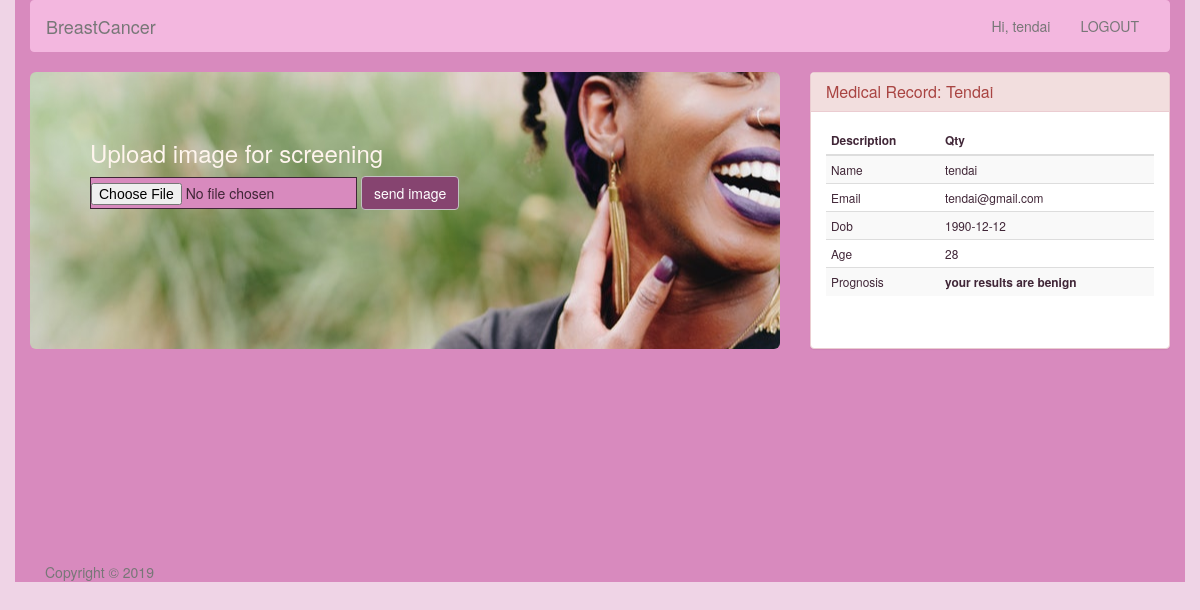
/dashboard (signed in), run on the app's committed database.
### run.py (models this page shows, shortened)
class User(db.Model):
    __tablename__ = "users"
    id = db.Column('user_id',db.Integer , primary_key=True)
    age = db.Column('age',db.Integer)
    name = db.Column('name', db.String(20), index=True)
    password = db.Column('password' , db.String(10))
    dob = db.Column('dob' , db.String(10))
    email = db.Column('email',db.String(50),unique=True , index=True)
    role = db.Column('role',db.String(50), default='patient')
    status = db.Column('status',db.String(50), default='')
    prognosis = db.Column('prognosis',db.String(50), default='')
    date_joined = db.Column('date_joined' , db.DateTime)

### run.py (the view)
@app.route('/dashboard')
@login_required
def dashboard():
	patients = db.session.query(User).filter_by(role='patient').all()
	info = {
	        'total_patients': db.session.query(User).filter_by(role='patient').count(),
	        'total_benign': db.session.query(User).filter_by(role='patient', status='benign').count(),
	        'total_malignant': db.session.query(User).filter_by(role='patient', status='malignant').count(),
	        'malignant_under_30': db.session.query(User).filter_by(role='patient', status='malignant').filter(User.age<30).count(),
	        'benign_under_30': db.session.query(User).filter_by(role='patient', status='benign').filter(User.age<30).count(),
	        'malignant_over_30': db.session.query(User).filter_by(role='patient', status='malignant').filter(User.age>30).count(),
	        'benign_over_30': db.session.query(User).filter_by(role='patient', status='benign').filter(User.age>30).count(),
	}
	return render_template('dashboard.html', info=info, patients=patients)

### run.py (called while the page is built)
@login_manager.user_loader
def load_user(id):
    return User.query.get(int(id))

@app.before_request
def before_request():
    g.user = current_user

### templates/dashboard.html (shortened to what this page needs)
{% extends '_base.html' %}
{% block navform %}
<ul class="nav navbar-nav">
    <li><a href="#">Hi, {{ current_user.name }}</a></li>
    <li style="text-transform: uppercase;"><a href="{{ url_for('logout') }}">Logout</a></li>
</ul>
{% endblock navform %}
{% block content %}
{% if current_user.role != 'doctor' %}
<div class="row">
    <div class="col-lg-8">
        <div class="jumbotron jumbotron-fluid" style="height: 277px;background-image: url('../static/img/happy-girl.jpeg'); background-position: center;">
            <h3 class="display-3" style="color: seashell;">Upload image for screening</h3>
            <form action="{{ url_for('predict') }}" method="POST" class="form-inline" enctype="multipart/form-data">
                <div class="form-group">
                    <input type="file" id="" required="required" name="file">
                </div>
                <button type="submit" class="btn btn-danger">send image </button>
            </form>
        </div>
    </div>
    <div class="col-lg-4">
        <div class="panel panel-danger" style="height: 277px;">
            <div class="panel-heading">
                <h3 class="panel-title">Medical Record: {{ current_user.name | capitalize }}</h3>
            </div>
            <div class="panel-body">
                <table class="table table-condensed table-responsive table-striped small">
                    <thead>
                        <tr>
                            <th>Description</th>
                            <th>Qty</th>
                        </tr>
                    </thead>
                    <tbody>
                        <tr>
                            <td>Name</td>
                            <td>{{ current_user.name }}</td>
                        </tr>
                        <tr>
                            <td>Email</td>
                            <td>{{ current_user.email }}</td>
                        </tr>
                        <tr>
                            <td>Dob</td>
                            <td>{{ current_user.dob }}</td>
                        </tr>
                        <tr>
                            <td>Age</td>
                            <td>{{ current_user.age }}</td>
                        </tr>
                        <tr>
                            <td>Prognosis</td>
                            <td><b>{{ current_user.prognosis }}</b></td>
                        </tr>
                    </tbody>
                </table>
            </div>
        </div>
    </div>
</div>
{% endif %}
{% endblock content %}

### templates/_base.html (style rules this page uses)
body { background: #efd4e6; color: #402637; }
.btn-danger { color: #fff; background-color: #864470; border-color: #c1c1c1; }
.row { height: 490px; }
input[type="file"] { display: block; background-color: #d88abe; line-height: 30px; border: solid 1px; }

### data on the page
User: name "tendai", name "Tendai", email "tendai@gmail.com", dob "1990-12-12", age "28", prognosis "your results are benign"
